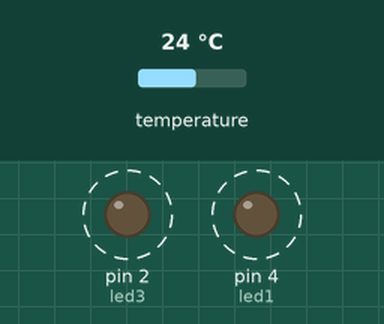
The sketch below on a simulated Arduino Uno, built with avr-gcc and run on an emulated ATmega328P. On the bench: output pins drawn as LEDs (lit = HIGH). Dashed ring = blinking. Inputs (shaded band) come from the test bench; at power-on: temperature 24 °C. Pins used as bus, display or sensor lines are not drawn; what the sketch prints to the serial monitor is not drawn.

Above: at 0.3 s.
Timing chart, 0 to 4.1 s (numbered marks = the images above):
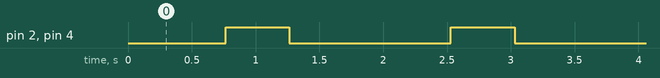

Measured:
- by itself, pin 2 (led3), pin 4 (led1): alternates HIGH for 0.50 s and LOW for 1.3 s

The sketch:

demo_03_readtemp.ino
```cpp
/***
   Snimani teploty pomoci ESP8266
   Sprava dalsich desek: http://arduino.esp8266.com/stable/package_esp8266com_index.json
   Deska: WeMOS D1 & D1 mini

   Zapojeni GPIO pinu:
       5 - Dallas DS18B20
       4 - LED1
       0 - LED2
       2 - LED3
*/

const int DS18B20 = 5;
const int led1 = 4;
const int led2 = 0;
const int led3 = 2;

// knihovna pro komunikaci po sbernici OneWire
#include <OneWire.h>

// knihovna pro praci s teplotnim cidlem
#include <DallasTemperature.h>

// vytvoreni instance oneWireDS z knihovny OneWire
OneWire oneWireDS(DS18B20);

// vytvoreni instance senzoryDS z knihovny DallasTemperature
DallasTemperature senzoryDS(&oneWireDS);

void setup() {
  Serial.begin(115200);
  while (!Serial) {
    ;  // vyckej na inicializaci
  }

  pinMode(led1, OUTPUT);
  pinMode(led2, OUTPUT);
  pinMode(led3, OUTPUT);

  digitalWrite(led1, LOW);
  digitalWrite(led2, LOW);
  digitalWrite(led3, LOW);
}

void loop() {
  senzoryDS.requestTemperatures();
  Serial.print("Aktualni teplota: ");
  Serial.println(senzoryDS.getTempCByIndex(0));

  digitalWrite(led1, HIGH);
  digitalWrite(led2, HIGH);
  digitalWrite(led3, HIGH);
  delay(500);

  digitalWrite(led1, LOW);
  digitalWrite(led2, LOW);
  digitalWrite(led3, LOW);
  delay(500);
}
```
